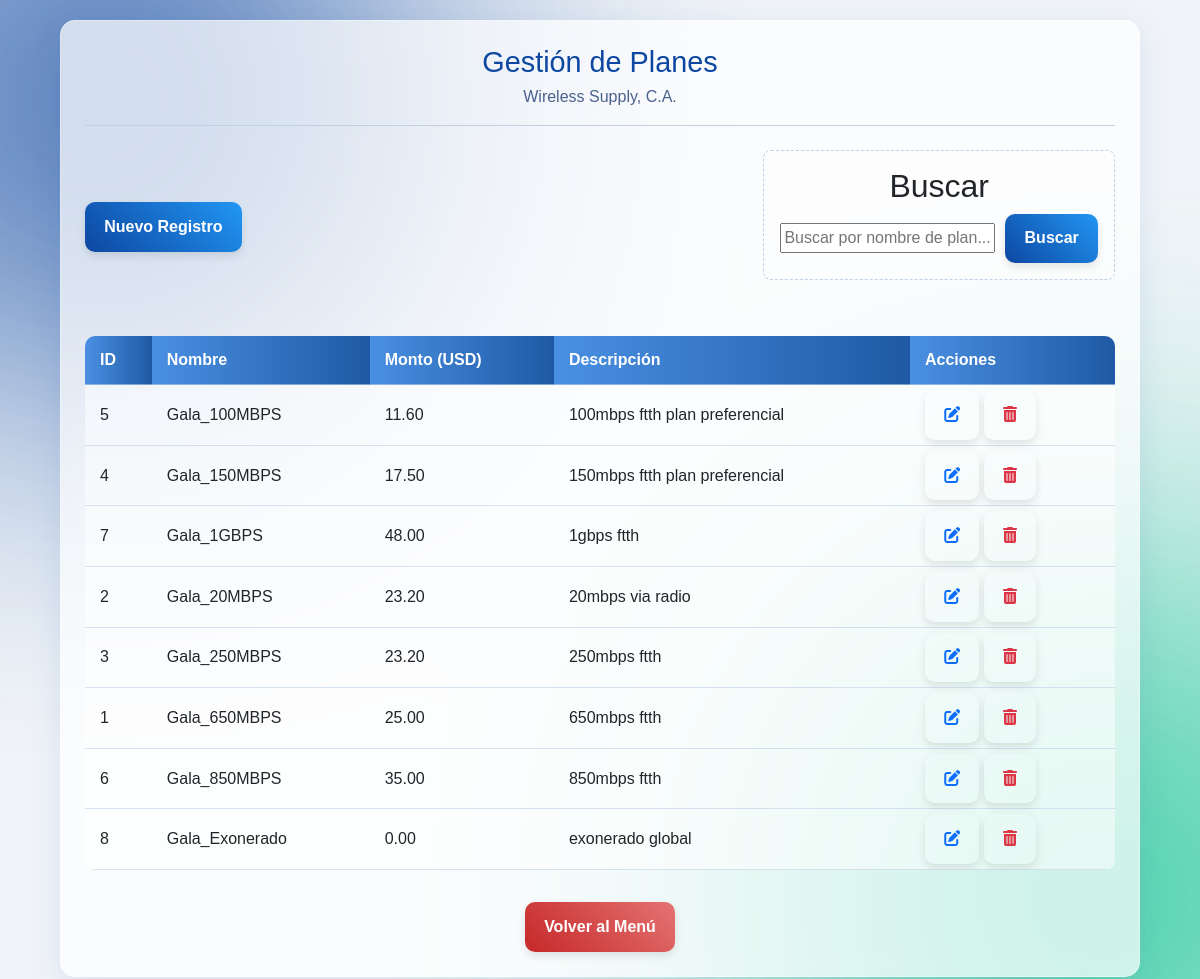
The page /paginas/gestion_planes.php on the database its author committed.
### tables this page shows
CREATE TABLE `planes` (
  `id_plan` int(11) NOT NULL,
  `nombre_plan` varchar(255) NOT NULL,
  `monto` decimal(10,2) NOT NULL,
  `descripcion` text DEFAULT NULL
);

### paginas/gestion_planes.php (the view, shortened to what this page needs)
<?php
require_once 'conexion.php';
$search_term = isset($_GET['search']) ? $_GET['search'] : '';
$sql = "SELECT * FROM planes";
if (!empty($search_term)) {
    $sql .= " WHERE nombre_plan LIKE ?";
    $search_param = "%" . $search_term . "%";
    $stmt = $conn->prepare($sql);
    $stmt->bind_param("s", $search_param);
    $stmt->execute();
    $result = $stmt->get_result();
} else {
    $sql .= " ORDER BY nombre_plan ASC";
    $result = $conn->query($sql);
}
$data = [];
if ($result && $result->num_rows > 0) {
    while ($row = $result->fetch_assoc()) {
        $data[] = $row;
    }
}
?>
<!DOCTYPE html>
<html lang="es">
<head>
    <link href="../css/bootstrap.min.css" rel="stylesheet">
    <link href="../css/all.min.css" rel="stylesheet">
    <link rel="stylesheet" href="../css/style3.css">
    <link rel="stylesheet" href="../css/style4.css">
</head>
<body>
    <div class="register-container">
        <header class="register-header">
            <h1>Gestión de Planes</h1>
            <p>Wireless Supply, C.A.</p>
        </header>
        <div class="header-actions">
            <div>
                <a href="registro_planes.php" class="btn btn-primary">Nuevo Registro</a>
            </div>
            <div class="step-section search-section">
                <h2 style="margin-top: 0; text-align: center;">Buscar</h2>
                <form action="gestion_planes.php" method="GET" class="search-form" style="display: inline-flex; width: 100%;">
                    <input type="text" name="search" placeholder="Buscar por nombre de plan..." value="<?php echo htmlspecialchars($search_term); ?>">
                    <button type="submit" class="btn btn-primary">Buscar</button>
                </form>
            </div>
        </div>
        <div class="table-container">
            <table>
                <thead>
                    <tr>
                        <th>ID</th>
                        <th>Nombre</th>
                        <th>Monto (USD)</th>
                        <th>Descripción</th>
                        <th>Acciones</th>
                    </tr>
                </thead>
                <tbody>
                    <?php if (!empty($data)): ?>
                        <?php foreach ($data as $row): ?>
                            <tr>
                                <td><?php echo htmlspecialchars($row['id_plan']); ?></td>
                                <td><?php echo htmlspecialchars($row['nombre_plan']); ?></td>
                                <td><?php echo htmlspecialchars($row['monto']); ?></td>
                                <td><?php echo htmlspecialchars($row['descripcion']); ?></td>
                                <td class="action-links">
                                   <a href="#"
                                       data-bs-toggle="modal"
                                       data-bs-target="#modalModificacionPlan"
                                       data-id="<?php echo htmlspecialchars($row['id_plan']); ?>"
                                       data-nombre="<?php echo htmlspecialchars($row['nombre_plan']); ?>"
                                       data-monto="<?php echo htmlspecialchars($row['monto']); ?>"
                                       data-descripcion="<?php echo htmlspecialchars($row['descripcion']); ?>"
                                       class="btn btn-sm" title="Modificar Plan">
                                       <i class="fa-solid fa-pen-to-square text-primary"></i>
                                   </a>
                                   <a href="#"
                                       data-bs-href="gestion_planes.php?action=delete_plan&id=<?php echo urlencode($row['id_plan']); ?>"
                                       data-bs-toggle="modal"
                                       data-bs-target="#eliminaModal"
                                       class="btn btn-sm"
                                       title="Eliminar Plan">
                                       <i class="fa-solid fa-trash-can text-danger"></i>
                                   </a>
                                </td>
                            </tr>
                        <?php endforeach; ?>
                    <?php else: ?>
                        <tr><td colspan="5">No se encontraron planes.</td></tr>
                    <?php endif; ?>
                </tbody>
            </table>
        </div>
        <div style="margin-top: 2em; text-align: center;">
            <a href="menu.php" class="btn btn-secondary">Volver al Menú</a>
        </div>
    </div>
</body>
</html>

### css/style3.css (style rules this page uses)
body { background-color: #f0f4f8; font-family: Arial, sans-serif; display: flex; justify-content: center; align-items: center; min-height: 100vh; margin: 0; overflow-x: hidden; position: relative; z-index: 1; }
body::before, body::after { content: ''; position: fixed; border-radius: 50%; z-index: -1; filter: blur(150px); opacity: 0.8; animation: blob-move 20s infinite alternate cubic-bezier(0.68, -0.55, 0.265, 1.55); }
body::before { background: #0d47a1; width: 600px; height: 600px; top: -200px; left: -200px; }
body::after { background: #20c997; width: 700px; height: 700px; bottom: -250px; right: -250px; animation-delay: -10s; }
.register-container { background: rgba(255, 255, 255, 0.7); backdrop-filter: blur(10px); -webkit-backdrop-filter: blur(10px); border-radius: 15px; border: 1px solid rgba(255, 255, 255, 0.3); box-shadow: 0 8px 32px 0 rgba(13, 71, 161, 0.1); padding: 2em; width: 90%; max-width: 700px; text-align: center; margin: 20px auto; z-index: 2; }
.register-header h1 { color: #0d47a1; font-size: 1.8em; margin: 0 0 0.2em 0; }
.register-header p { color: #4a618d; font-size: 1em; border-bottom: 1px solid #c0d1e6; padding-bottom: 1em; margin-bottom: 1.5em; }
.step-section { padding: 1em; border: 1px dashed #c0d1e6; border-radius: 8px; background-color: rgba(255, 255, 255, 0.4); margin-bottom: 1.5em; }
.btn { display: inline-block; padding: 0.8em 1.5em; border-radius: 10px; cursor: pointer; font-size: 1em; font-weight: bold; text-decoration: none; transition: all 0.3s cubic-bezier(0.175, 0.885, 0.32, 1.275); box-shadow: 0 4px 8px rgba(0, 0, 0, 0.1); border: none; }
.btn-primary { background: linear-gradient(45deg, #0d47a1, #2196f3); color: white; width: 100%; }
.btn-secondary { background: linear-gradient(45deg, #c62828, #e57373); color: white; border: none; }

### css/style4.css (style rules this page uses)
body { background-color: #f0f4f8; font-family: Arial, sans-serif; margin: 0; overflow-x: hidden; position: relative; z-index: 1; }
body::before, body::after { content: ''; position: fixed; border-radius: 50%; z-index: -1; filter: blur(150px); opacity: 0.8; animation: blob-move 20s infinite alternate cubic-bezier(0.68, -0.55, 0.265, 1.55); }
body::before { background: #0d47a1; width: 600px; height: 600px; top: -200px; left: -200px; }
body::after { background: #20c997; width: 700px; height: 700px; bottom: -250px; right: -250px; animation-delay: -10s; }
.register-container { max-width: 95%; padding: 1.5em; margin: 20px auto; background: rgba(255, 255, 255, 0.7); backdrop-filter: blur(10px); -webkit-backdrop-filter: blur(10px); border-radius: 15px; border: 1px solid rgba(255, 255, 255, 0.3); box-shadow: 0 8px 32px 0 rgba(13, 71, 161, 0.1); z-index: 2; position: relative; }
.table-container { margin-top: 2em; background: rgba(255, 255, 255, 0.5); border-radius: 10px; overflow: hidden; }
table { width: 100%; border-collapse: collapse; box-shadow: none; }
th, td { padding: 12px 15px; text-align: left; border-bottom: 1px solid rgba(192, 209, 230, 0.6); }
th { background: linear-gradient(90deg, #4A90E2, #1F59A5); color: white; }
.btn { display: inline-block; padding: 0.8em 1.2em; border-radius: 10px; font-size: 1em; font-weight: bold; text-decoration: none; transition: all 0.3s cubic-bezier(0.175, 0.885, 0.32, 1.275); box-shadow: 0 4px 8px rgba(0, 0, 0, 0.1); border: none; }
.btn-primary { background: linear-gradient(45deg, #0d47a1, #2196f3); color: white; }
.header-actions { display: flex; justify-content: space-between; align-items: center; margin-bottom: 2em; gap: 1em; }
.search-form { display: flex; gap: 10px; align-items: center; }
.action-links { padding-top: 5px !important; padding-bottom: 5px !important; }

### rows shown on the page
planes: id_plan "5", nombre_plan "Gala_100MBPS", monto "11.60", descripcion "100mbps ftth plan preferencial"
planes: id_plan "4", nombre_plan "Gala_150MBPS", monto "17.50", descripcion "150mbps ftth plan preferencial"
planes: id_plan "7", nombre_plan "Gala_1GBPS", monto "48.00", descripcion "1gbps ftth"
planes: id_plan "2", nombre_plan "Gala_20MBPS", monto "23.20", descripcion "20mbps via radio"
planes: id_plan "3", nombre_plan "Gala_250MBPS", monto "23.20", descripcion "250mbps ftth"
planes: id_plan "1", nombre_plan "Gala_650MBPS", monto "25.00", descripcion "650mbps ftth"
planes: id_plan "6", nombre_plan "Gala_850MBPS", monto "35.00", descripcion "850mbps ftth"
planes: id_plan "8", nombre_plan "Gala_Exonerado", monto "0.00", descripcion "exonerado global"
